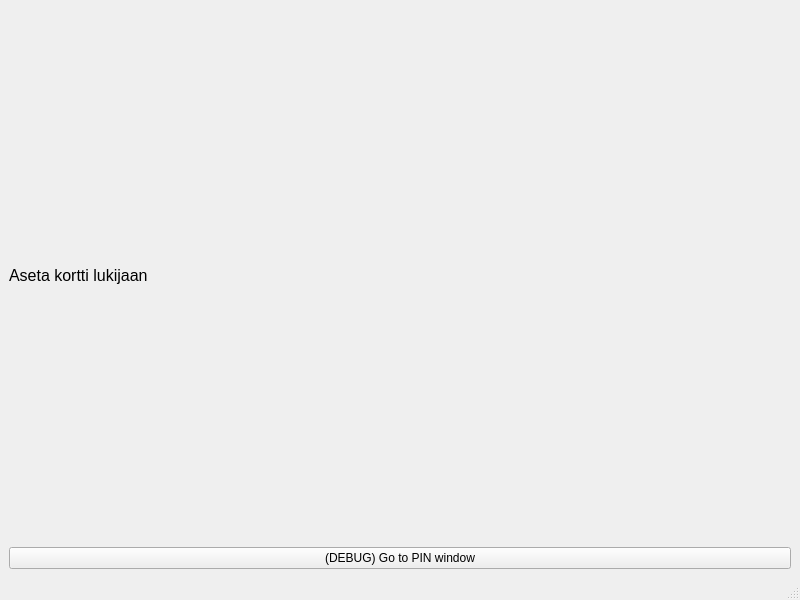
<?xml version="1.0" encoding="UTF-8"?>
<ui version="4.0">
 <class>MainWindow</class>
 <widget class="QMainWindow" name="MainWindow">
  <property name="geometry">
   <rect>
    <x>0</x>
    <y>0</y>
    <width>800</width>
    <height>600</height>
   </rect>
  </property>
  <property name="windowTitle">
   <string>MainWindow</string>
  </property>
  <widget class="QWidget" name="centralwidget">
   <layout class="QVBoxLayout" name="verticalLayout">
    <item>
     <widget class="QLabel" name="label">
      <property name="font">
       <font>
        <pointsize>12</pointsize>
       </font>
      </property>
      <property name="text">
       <string>Aseta kortti lukijaan</string>
      </property>
     </widget>
    </item>
    <item>
     <widget class="QPushButton" name="pushButton">
      <property name="text">
       <string>(DEBUG) Go to PIN window</string>
      </property>
     </widget>
    </item>
   </layout>
  </widget>
  <widget class="QMenuBar" name="menubar">
   <property name="geometry">
    <rect>
     <x>0</x>
     <y>0</y>
     <width>800</width>
     <height>21</height>
    </rect>
   </property>
  </widget>
  <widget class="QStatusBar" name="statusbar"/>
 </widget>
 <resources/>
 <connections/>
</ui>
